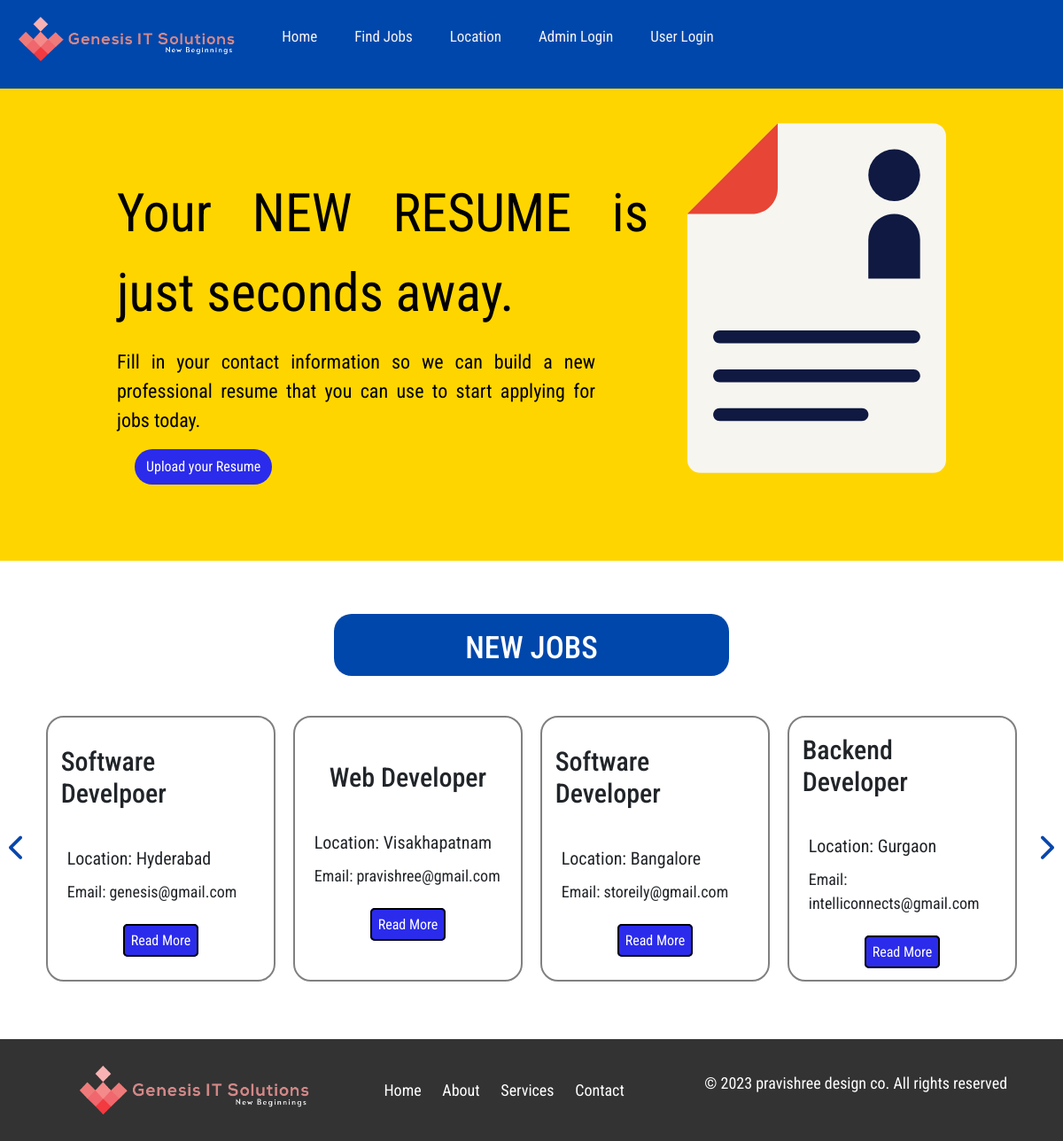
/jobs.php, run on the app's committed database.
### tables this page shows
CREATE TABLE `jobs` (
  `id` int(11) NOT NULL,
  `title` text DEFAULT NULL,
  `description` text DEFAULT NULL,
  `location` text DEFAULT NULL,
  `email` text DEFAULT NULL,
  `jobid` text DEFAULT NULL,
  `createdat` date DEFAULT current_timestamp()
);

### jobs.php (the view, shortened to what this page needs)
<?php
  include_once('./config.php');
?>
<!DOCTYPE html>
<html>
<head>
    <link href="https://cdn.jsdelivr.net/npm/bootstrap@5.3.0/dist/css/bootstrap.min.css" rel="stylesheet" />
    <link rel="stylesheet" href="https://cdnjs.cloudflare.com/ajax/libs/jquery/3.7.0/jquery.min.js">
    <link rel="stylesheet" href="./css/slick.css">
    <link rel="stylesheet" href="./css/slick-theme.css">
    <link rel="stylesheet" href="https://cdnjs.cloudflare.com/ajax/libs/font-awesome/6.4.0/css/all.min.css" />
    <link rel="stylesheet" href="./css/index.css">
    <link rel="stylesheet" href="./css/jobs.css">
</head>
<body>
    <div class="topnav" id="myTopnav">
        <a href="./index.php" class="active"><img src="./images/logo.png" height="50px" width="inherit"></a>
        <ul>
            <li><a href="./index.php">Home</a></li>
            <li><a href="./jobs.php">Find Jobs</a></li>
            <li><a href="./location.php">Location</a></li>
            <?php if(isset($_SESSION['role']) && ($_SESSION['role']=='user')): ?>
            <li><a href="#">Welcome
                    <?php echo $_SESSION['name']; ?>
                </a></li>
            <li><a href="./logout.php" style="font-weight: 600; color: red;">Logout</a></li>
            <?php else: ?>
            <li><a href="./adminlogin.php">Admin Login</a></li>
            <li><a href="./userlogin.php">User Login</a></li>
            <?php endif; ?>
        </ul>
    </div>
    <div class="resume-section">
        <div class="content-section">
            <p class="paragraph">
                Your NEW RESUME is just seconds away.
            </p>
            <p class="caption">Fill in your contact information so we can build a new professional resume that you can
                use to start applying for jobs today.</p>
            <button type="button" class="btn" data-bs-toggle="modal" data-bs-target="#resumeModal">
                Upload your Resume
            </button>
        </div>
        <div class="image-section">
            <img src="./images/resume.svg" class="responsive">
        </div>
    </div>
    <div class="jobs-section">
        <div class="job">
            <div class="job-lists">
                <div class="container">
                    <div class="heading">
                        <h2>NEW JOBS</h2>
                    </div>
                </div>
            </div>
        </div>
        <div class="jobs">
            <div class="container">
                <i class="fa-solid fa-chevron-left prev"></i>
                <i class="fa-solid fa-chevron-right next"></i>
                <div class="job-postings">
                    <?php
                        $jobs = mysqli_query($db,"SELECT * FROM `jobs`");
                        $count = mysqli_num_rows($jobs);
                        if(!$jobs){
                            die("Query Failed.....".mysqli_error($db));
                        }
                        else{
                            if($count<1){
                                echo "<h4>No Jobs are Posted</h4>";
                            }
                            else{
                                while($row = mysqli_fetch_assoc($jobs)){
                                    echo "
                                        <div class='job-item'>
                                            <h3>$row[title]</h3>
                                            <p class='location'>Location: $row[location]</p>
                                            <p class='email'>Email: $row[email]</p>
                                            <div class='button'><a href='./single-job.php?id=$row[id]' id='popup'>Read More</a></div>
                                        </div>
                                    ";
                                }
                            }
                        }
                    ?>
                </div>
            </div>
        </div>
    </div>
    <footer class="footer jobs-footer">
        <div class="footer-container">
            <div class="footer-content">
                <div class="image"><img src="./images/logo.png" alt=""></div>
                <div>
                    <nav class="footer-nav">
                        <a href="#home">Home</a>
                        <a href="#about">About</a>
                        <a href="#services">Services</a>
                        <a href="#contact">Contact</a>
                    </nav>
                </div>
                <div class="company-name">
                    <p>&copy; 2023 <a href="http://pravishree.com">pravishree design co. All rights reserved</a></p>
                </div>
            </div>
        </div>
    </footer>
</body>
</html>

### css/index.css (style rules this page uses)
* { padding: 0; margin: 0; box-sizing: border-box; font-family: 'Roboto Condensed', sans-serif; }
body { height: 100%; overflow-x: hidden; }
a { text-decoration: none; color: black; }
li { list-style: none; }
button { width: fit-content; height: 60px; background-color: transparent; border-radius: 5px; border-style: solid; }
h2 { font-size: 50px; text-align: justify; width: 80%; margin-left: 10%; }
p { font-size: 26px; text-align: justify; width: 90%; margin-left: 5%; }
.topnav { overflow: hidden; background-color: #0047AB; height: 100px; width: 100%; position: fixed; z-index: 100; }
.topnav ul { display: flex; justify-content: flex-start; align-items: center; padding: 10px; }
.topnav ul li { font-size: 14px; margin: 5px; }
.topnav a { float: left; display: block; color: #f2f2f2; text-align: center; padding: 14px 16px; text-decoration: none; font-size: 17px; }
.topnav a.active { background-color: #0047AB; color: white; margin: 5px; }
.footer { position: relative; top: 0px; background-color: #333; color: #fff; width: 100%; height: fit-content; }
.footer-container { width: 90%; height: inherit; margin: 0 auto; padding: 20px; }
.footer .footer-content { position: relative; display: flex; justify-content: space-between; align-items: center; }
.footer .footer-content img { width: 280px; height: 75px; padding: 10px; }
.footer .footer-content .footer-nav { position: relative; }
.footer-nav a { color: #fff; text-decoration: none; margin: 0 10px; font-size: 18px; }
.footer .company-name p { font-size: 18px; width: 100%; }
.footer .company-name p a { color: #fff; }

### css/jobs.css (style rules this page uses)
* { padding: 0; margin: 0; box-sizing: border-box; font-family: 'Roboto Condensed', sans-serif; }
a { text-decoration: none; color: #fff; }
li { list-style: none; }
.btn { width: fit-content; height: 40px; border-radius: 5px; border-style: solid; background-color: rgb(43, 43, 235); color: #fff; }
.resume-section { position: relative; top: 100px; display: flex; flex-direction: row; justify-content: center; background-color: rgb(255, 213, 0); }
.resume-section .content-section { width: 50%; height: fit-content; margin-left: 5%; margin-top: 8%; }
.resume-section .image-section { width: 50%; margin-top: -5%; margin-left: -12%; height: auto; }
.resume-section .content-section .paragraph { font-size: 60px; color: black; width: 100%; }
.resume-section .content-section .caption { font-size: 22px; color: #000; }
.resume-section .content-section button { width: fit-content; height: 40px; border-radius: 20px; margin-left: 50px; }
.resume-section .image-section .responsive { width: 85%; height: auto; }
.jobs-section { position: relative; top: 100px; padding: 25px; }
.job { position: relative; top: 0; width: 100%; height: fit-content; }
.job .heading { display: flex; justify-content: center; align-items: center; }
.job .heading h2 { width: 40%; height: 70px; background-color: #0047AB; color: #fff; border-radius: 20px; padding: 18px; margin: 35px 0px; text-align: center; font-size: 35px; }
.jobs .container { position: relative; width: 100%; }
.jobs .prev { position: absolute; top: 45%; left: -20px; font-size: 30px; color: #0047AB; cursor: pointer; }
.jobs .next { position: absolute; top: 45%; right: -20px; font-size: 30px; color: #0047AB; cursor: pointer; }
.jobs .job-postings .job-item { text-align: start; height: 300px; width: 20%; border-radius: 20px; border: 2px solid gray; padding: 0px 10px; margin: 10px; display: flex; flex-direction: column; justify-content: center; align-items: center; }
.jobs .job-postings .job-item h3 { font-size: 30px; margin: 2%; position: relative; top: -30px; }
.jobs .job-postings .job-item p { font-size: 20px; margin: 2%; }
.jobs .job-postings .job-item p.location { position: relative; top: 0px; }
.jobs .job-postings .job-item p.email { position: relative; top: 0px; font-size: 18px; }
.jobs .job-postings .job-item .button { position: relative; top: 25px; }
.jobs .job-postings .job-item a { width: fit-content; height: 45px; border-radius: 5px; border: 2px solid #000; background-color: rgb(43, 43, 235); text-align: center; padding: 7px; }
.jobs-footer { position: relative; top: 100px; }

### data on the page
jobs: title "Software Develpoer", location "Hyderabad", email "genesis@gmail.com"
jobs: title "Web Developer", location "Visakhapatnam", email "pravishree@gmail.com"
jobs: title "Software Developer", location "Bangalore", email "storeily@gmail.com"
jobs: title "Backend Developer", location "Gurgaon", email "intelliconnects@gmail.com"
